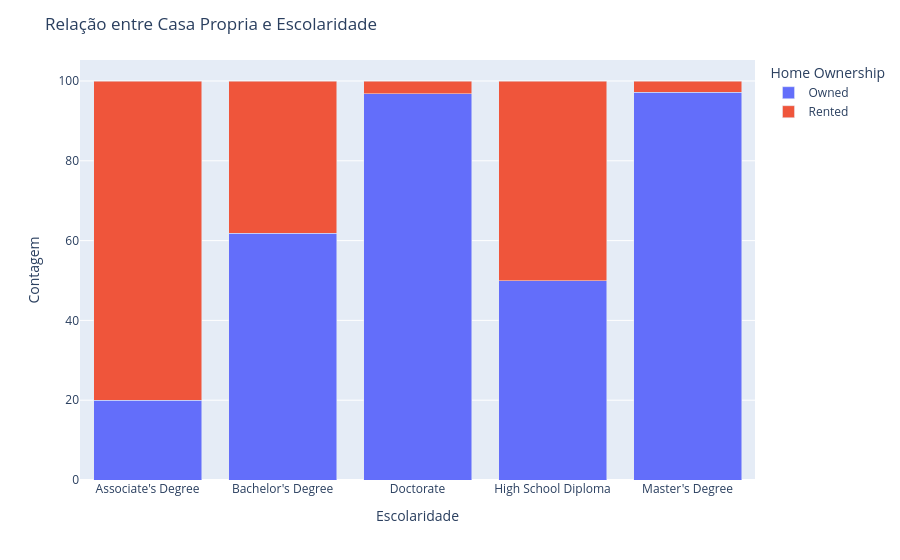

Notebook code for this chart:
### Markdown cell above
**Qual a relação da escolaridade com a casa propria?**

### Code cell
# seu código aqui
# Relação da casa propria com a Escolaridade
df_grouped = df.groupby(['Home Ownership', 'Education']).size().reset_index(name='count')
total_por_casa_propria = df_grouped.groupby('Education')['count'].transform('sum')
df_grouped['percent'] = (df_grouped['count'] / total_por_casa_propria) * 100

# Cria gráfico de barras empilhadas
fig = px.bar(df_grouped, x='Education', y='percent', color='Home Ownership', barmode='stack',
             labels={'Education': 'Escolaridade', 'percent': 'Porcentagem', 'Home Ownership': 'Situação Imobiliaria'})

fig.update_layout(title='Relação entre Casa Propria e Escolaridade',
                  yaxis_title='Contagem',
                  legend_title='Home Ownership')
fig.show()

### Figure 1 — Plotly figure (JSON) as saved in the notebook; plotly's stock layout.template omitted (floating-point values rounded to 4 significant figures)
{"data": [{"hovertemplate": "Situação Imobiliaria=Owned<br>Escolaridade=%{x}<br>Porcentagem=%{y}<extra></extra>", "legendgroup": "Owned", "marker": {"color": "#636efa", "pattern": {"shape": ""}}, "name": "Owned", "orientation": "v", "showlegend": true, "textposition": "auto", "type": "bar", "x": ["Associate's Degree", "Bachelor's Degree", "Doctorate", "High School Diploma", "Master's Degree"], "xaxis": "x", "y": [20.0, 61.9, 96.77, 50.0, 97.22], "yaxis": "y"}, {"hovertemplate": "Situação Imobiliaria=Rented<br>Escolaridade=%{x}<br>Porcentagem=%{y}<extra></extra>", "legendgroup": "Rented", "marker": {"color": "#EF553B", "pattern": {"shape": ""}}, "name": "Rented", "orientation": "v", "showlegend": true, "textposition": "auto", "type": "bar", "x": ["Associate's Degree", "Bachelor's Degree", "Doctorate", "High School Diploma", "Master's Degree"], "xaxis": "x", "y": [80.0, 38.1, 3.226, 50.0, 2.778], "yaxis": "y"}], "layout": {"barmode": "stack", "legend": {"title": {"text": "Home Ownership"}, "tracegroupgap": 0}, "margin": {"t": 60}, "title": {"text": "Relação entre Casa Propria e Escolaridade"}, "xaxis": {"anchor": "y", "domain": [0, 1], "title": {"text": "Escolaridade"}}, "yaxis": {"anchor": "x", "domain": [0, 1], "title": {"text": "Contagem"}}}}
